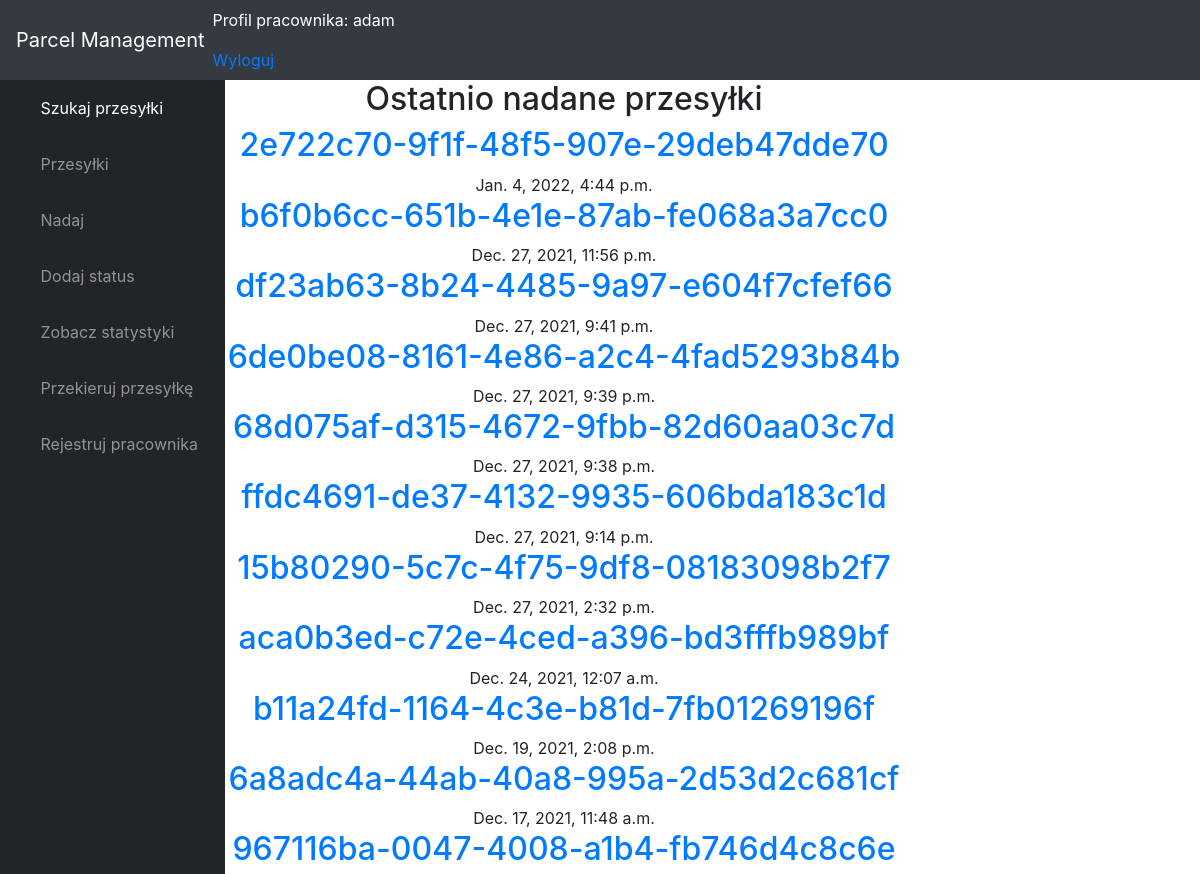
The app's page /parcels/ (signed in, upper part), older data.
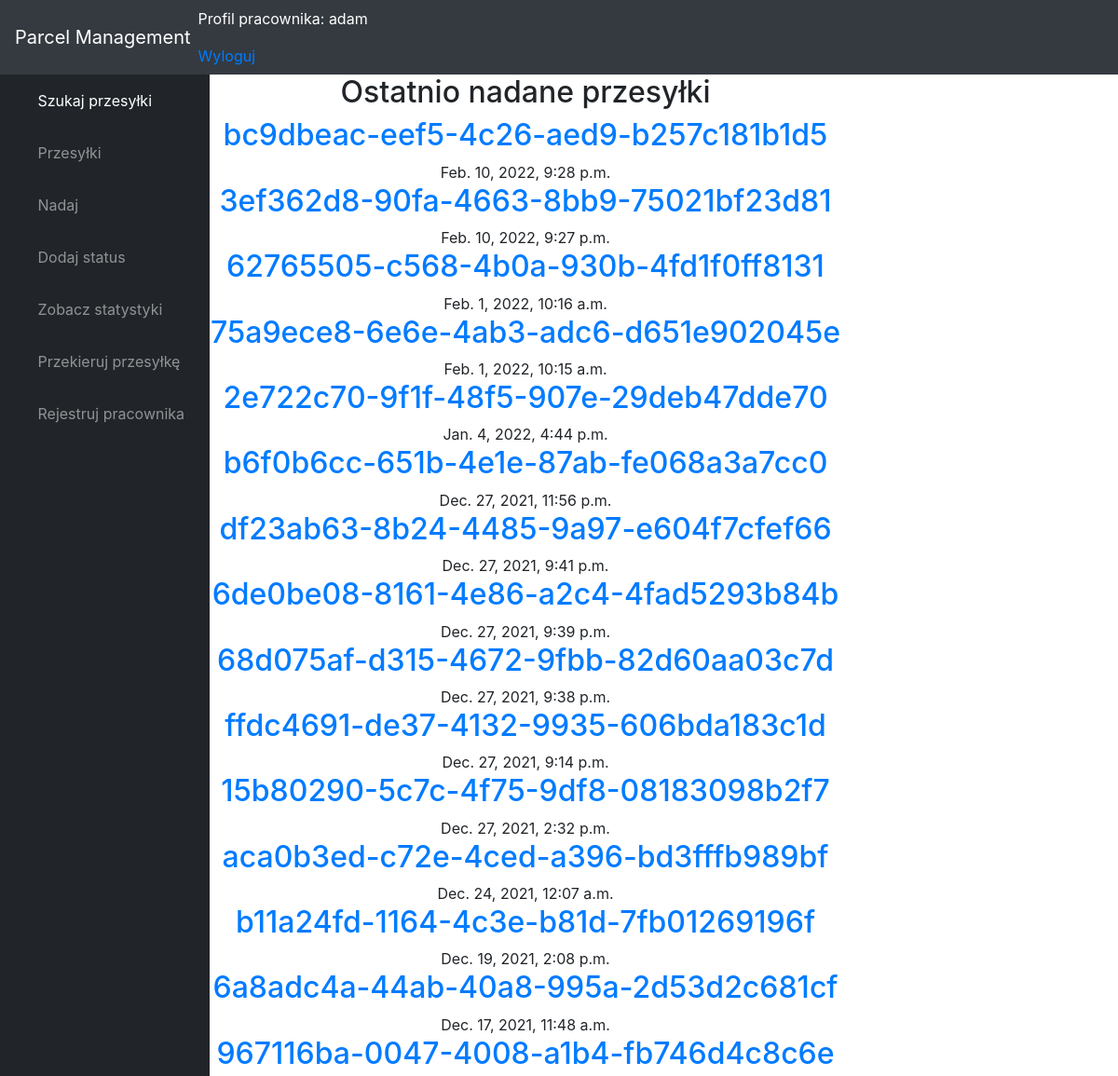
The same page, newer data.
### parcelmanagement/models.py (models this page shows)
class Parcel(models.Model):
    CATEGORY = (
        ("Niestandardowa" , "Niestandardowa"),
        ("Standardowa" , "Standardowa"),
        )
    parcelnumber = models.UUIDField(default = uuid.uuid4,unique = True,editable=False)
    price = models.FloatField(null = True)
    product = models.CharField(max_length=200,null=True,choices=CATEGORY)
    Sender = models.ForeignKey(Customer,on_delete=models.PROTECT,related_name='sender')
    Receiver = models.ForeignKey(Customer,on_delete = models.PROTECT,related_name='receiver')
    description = models.CharField(max_length=300,null=True)
    created = models.DateTimeField(auto_now_add=True)
    class Meta:
        ordering = ('-created',)
    def __str__(self):
        return (str(self.parcelnumber))

### parcelmanagement/views.py (the view)
# urls.py: path('parcels/',views.test_response,name = 'test_response'),
@login_required(login_url='login')
def test_response(request):
    wszystkie = Parcel.objects.all()
    return render(request,'parcels.html',{'Przesyłki':wszystkie})

### parcelmanagement/templatetags/auth_extras.py (called while the page is built)
@register.filter(name='has_group')
def has_group(user, group_name):
    group = Group.objects.get(name=group_name)
    return True if group in user.groups.all() else False

### templates/parcels.html (shortened to what this page needs)
{% extends 'index.html' %}
{% block content %}
    <center>
<h2>Ostatnio nadane przesyłki   </h2>
    {% for parcel in Przesyłki %}
        <h2><a href = "{% url 'udaneNadanie' pk=parcel.id number=parcel.parcelnumber   %}">{{ parcel }}</a></h2>
        {{ parcel.created }}
    {% endfor %}
  </center>
{% endblock %}

### templates/index.html (shortened to what this page needs)
<!DOCTYPE html>
<html lang="en"></html>
{% load static %}
{% load auth_extras %}
<head>
  <link href="{% static 'vendor/fontawesome-free/css/all.min.css' %}" rel="stylesheet" type="text/css">
  <link href="{% static 'vendor/datatables/dataTables.bootstrap4.css' %}" rel="stylesheet">
  <link href="{% static 'css/sb-admin.css' %}" rel="stylesheet">
</head>
<body id="page-top">
  <nav class="navbar navbar-expand navbar-dark bg-dark static-top">
    <a class="navbar-brand mr-1" href="{% url 'home' %}">Parcel Management</a>
    <ul class="navbar-nav ml-auto ml-md-0">
      <li class="nav-item dropdown no-arrow mx-1">
        <span class="hello-msg"><p style ='color:#ffffff'> Profil pracownika: {{request.user}}
        </span></p>
          <span><a href={% url 'logout' %} data-toggle="modal" >Wyloguj</a></span>
      </li>
    </ul>
  </nav>
  <div id="wrapper">
    <ul class="sidebar navbar-nav">
      <li class="nav-item active">
        <a class="nav-link" href="{% url 'search' %}">
          <i class="fas fa-fw fa-tachometer-alt"></i>
          <span>Szukaj przesyłki</span>
        </a>
      </li>
      <li class="nav-item">
        <a class="nav-link" href="{% url 'test_response' %}">
          <i class="fas fa-fw fa-chart-area"></i>
          <span>Przesyłki</span></a>
      </li>
      <li class="nav-item">
        <a class="nav-link" href="{% url 'dodaj' %}">
          <i class="fas fa-fw fa-table"></i>
          <span>Nadaj</span></a>
      </li>
              <li class="nav-item">
        <a class="nav-link" href="{% url 'dodaj_status' %}">
          <i class="fas fa-fw fa-table"></i>
          <span>Dodaj status</span></a>
      </li>
              <li class="nav-item">
        <a class="nav-link" href="{% url 'statystyki' %}">
          <i class="fas fa-fw fa-table"></i>
          <span>Zobacz statystyki</span></a>
      </li>
                      <li class="nav-item">
        <a class="nav-link" href="{% url 'przekieruj' %}">
          <i class="fas fa-fw fa-table"></i>
          <span>Przekieruj przesyłkę</span></a>
      </li>
{% if request.user|has_group:"admin" %}
                      <li class="nav-item">
        <a class="nav-link" href="{% url 'registerpage' %}">
          <i class="fas fa-fw fa-table"></i>
          <span>Rejestruj pracownika</span></a>
      </li>
        {% endif %}
    </ul>
{% block content %}{% endblock %}
</body>
</html>

Row changes from the older to the newer data that the page shows:
added Parcel: parcelnumber "bc9dbeac-eef5-4c26-aed9-b257c181b1d5", created "Feb. 10, 2022, 9:28 p.m."
added Parcel: parcelnumber "3ef362d8-90fa-4663-8bb9-75021bf23d81", created "Feb. 10, 2022, 9:27 p.m."
added Parcel: parcelnumber "62765505-c568-4b0a-930b-4fd1f0ff8131", created "Feb. 1, 2022, 10:16 a.m."
added Parcel: parcelnumber "75a9ece8-6e6e-4ab3-adc6-d651e902045e", created "Feb. 1, 2022, 10:15 a.m."
